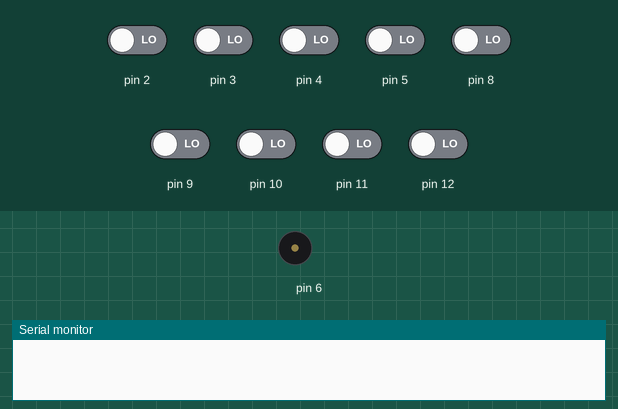
Simulated run of this sketch. Board: Arduino Uno, built with avr-gcc and run on an emulated ATmega328P. On the bench: buzzer (waves = sounding), the last lines printed to the serial monitor. Inputs (shaded band) come from the test bench; at power-on: pin 2–5, pin 8–12 LOW.

Above: at 1.2 s.
1.3 s: pin 2 driven HIGH
At 1.9 s:
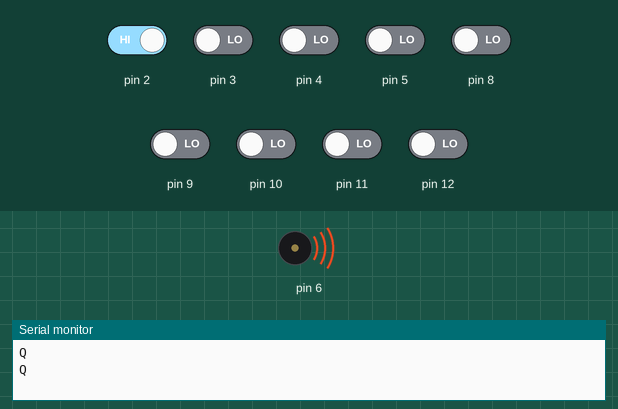
4.3 s: pin 3 driven HIGH
At 4.62 s:
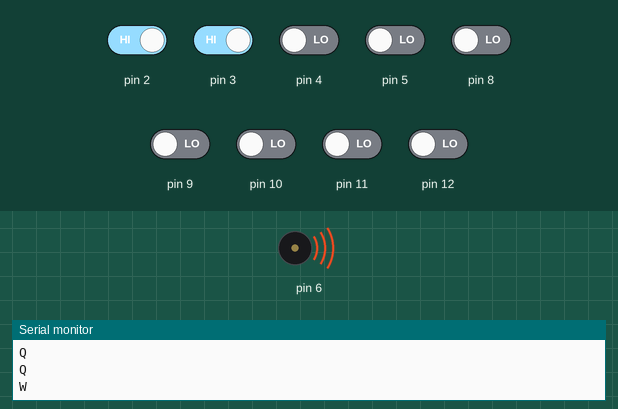
7.3 s: pin 4 driven HIGH
10.3 s: pin 5 driven HIGH
13.3 s: pin 8 driven HIGH
16.3 s: pin 9 driven HIGH
Timing chart, 0 to 20.3 s (numbered marks = the images above; inputs shaded):
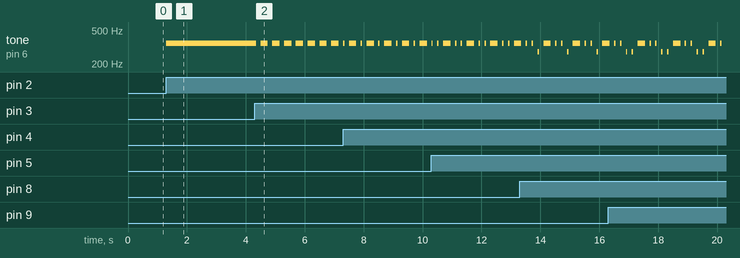

Measured:
- after the input at 1.3 s, tone on pin 6: silent → 349 Hz at once
- after the input at 4.3 s, tone on pin 6: alternates 349 Hz for 0.25 s and silent for 0.15 s, starting after 0.05 s

The sketch:

contagem_frenetica2.ino
```cpp
// C++ code
//
void setup()
{
  pinMode(2, INPUT);
  pinMode(6, OUTPUT);
  Serial.begin(9600);
  pinMode(3, INPUT);
  pinMode(4, INPUT);
  pinMode(5, INPUT);
  pinMode(8, INPUT);
  pinMode(9, INPUT);
  pinMode(10, INPUT);
  pinMode(11, INPUT);
  pinMode(12, INPUT);
}

void loop()
{
  if (digitalRead(2) == 1) {
    tone(6, 349, 200); // play tone 53 (F4 = 349 Hz)
    delay(200); // Wait for 200 millisecond(s)
    Serial.println("Q");
  }
  if (digitalRead(3) == 1) {
    tone(6, 349, 50); // play tone 53 (F4 = 349 Hz)
    delay(200); // Wait for 200 millisecond(s)
    Serial.println("W");
  }
  if (digitalRead(4) == 1) {
    tone(6, 349, 50); // play tone 53 (F4 = 349 Hz)
    delay(200); // Wait for 200 millisecond(s)
    Serial.println("E");
  }
  if (digitalRead(5) == 1) {
    tone(6, 349, 50); // play tone 53 (F4 = 349 Hz)
    delay(200); // Wait for 200 millisecond(s)
    Serial.println("R");
  }
  if (digitalRead(8) == 1) {
    tone(6, 277, 50); // play tone 49 (C#4 = 277 Hz)
    delay(200); // Wait for 200 millisecond(s)
    Serial.println("A");
  }
  if (digitalRead(9) == 1) {
    tone(6, 277, 50); // play tone 49 (C#4 = 277 Hz)
    delay(200); // Wait for 200 millisecond(s)
    Serial.println("S");
  }
  if (digitalRead(10) == 1) {
    tone(6, 277, 50); // play tone 49 (C#4 = 277 Hz)
    delay(200); // Wait for 200 millisecond(s)
    Serial.println("D");
  }
  if (digitalRead(11) == 1) {
    tone(6, 277, 50); // play tone 49 (C#4 = 277 Hz)
    delay(200); // Wait for 200 millisecond(s)
    Serial.println("F");
  }
  if (digitalRead(12) == 1) {
    digitalWrite(6, HIGH);
    delay(200); // Wait for 200 millisecond(s)
    Serial.println("espaco");
  }
}
```
